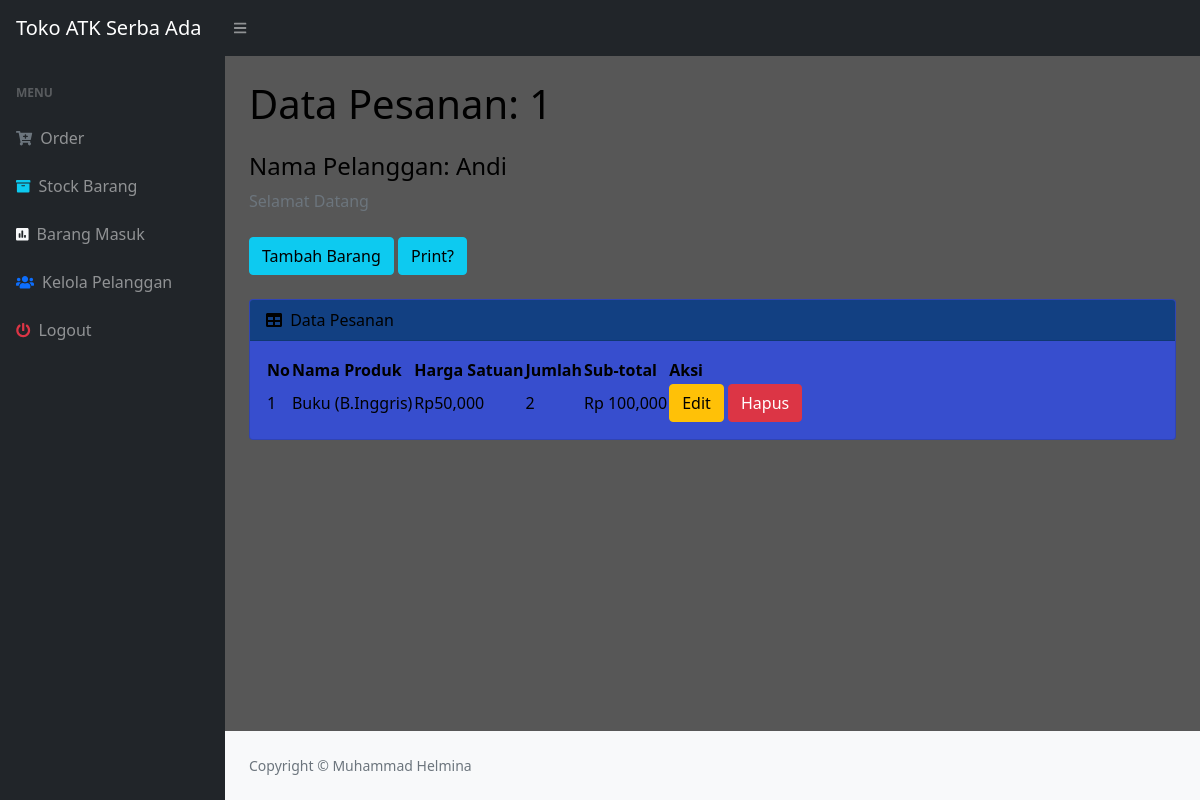
The page /view.php?idp=1 on the database its author committed.
### tables this page shows
CREATE TABLE `pesanan` (
  `idorder` int(11) NOT NULL,
  `tanggal` timestamp NOT NULL DEFAULT current_timestamp(),
  `iduser` int(11) NOT NULL,
  `idpelanggan` int(11) NOT NULL
);

CREATE TABLE `pelanggan` (
  `idpelanggan` int(11) NOT NULL,
  `namapelanggan` varchar(30) NOT NULL,
  `notelp` varchar(15) NOT NULL,
  `alamat` text NOT NULL
);

CREATE TABLE `detailpesanan` (
  `iddetailpesanan` int(11) NOT NULL,
  `idpesanan` int(11) NOT NULL,
  `idproduk` int(11) NOT NULL,
  `qty` int(11) NOT NULL
);

CREATE TABLE `produk` (
  `idproduk` int(11) NOT NULL,
  `namaproduk` varchar(30) NOT NULL,
  `deskripsi` varchar(30) NOT NULL,
  `harga` int(11) NOT NULL,
  `stock` int(11) NOT NULL
);

### view.php (the view, shortened to what this page needs)
<?php
require 'function.php';
if (isset($_GET['idp'])) {
    $idp = $_GET['idp'];
    $ambilnamapelanggan = mysqli_query($c, "select * from pesanan p, pelanggan pl where p.idpelanggan=pl.idpelanggan and p.idorder='$idp' ");
    $np = mysqli_fetch_array($ambilnamapelanggan);
    $namapel = $np['namapelanggan'];
} else {
    header('location:index.php');
}
?>
<!DOCTYPE html>
<html lang="en">
<head>
    <link href="https://cdn.jsdelivr.net/npm/simple-datatables@latest/dist/style.css" rel="stylesheet" />
    <link href="css/styles.css" rel="stylesheet" />
</head>
<body class="sb-nav-fixed">
    <nav class="sb-topnav navbar navbar-expand navbar-dark bg-dark">
        <a class="navbar-brand ps-3" href="index.php">Toko ATK Serba Ada</a>
        <button class="btn btn-link btn-sm order-1 order-lg-0 me-4 me-lg-0" id="sidebarToggle" href="#!"><i class="fas fa-bars"></i></button>
    </nav>
    <div id="layoutSidenav">
        <div id="layoutSidenav_nav">
            <nav class="sb-sidenav accordion sb-sidenav-dark" id="sidenavAccordion">
                <div class="sb-sidenav-menu">
                    <div class="nav">
                        <div class="sb-sidenav-menu-heading">Menu</div>
                        <a class="nav-link" href="index.php">
                            <div class="sb-nav-link-icon"><i class="fas fa-cart-plus text-secondary"></i></div>
                            Order
                        </a>
                        <a class="nav-link" href="stock.php">
                            <div class="sb-nav-link-icon"><i class="fa fa-archive text-info"></i></div>
                            Stock Barang
                        </a>
                        <a class="nav-link" href="masuk.php">
                            <div class="sb-nav-link-icon"><i class="fas fa-poll text-light"></i></div>
                            Barang Masuk
                        </a>
                        <a class="nav-link" href="pelanggan.php">
                            <div class="sb-nav-link-icon"><i class="fas fa-users text-primary"></i></div>
                            Kelola Pelanggan
                        </a>
                        <a class="nav-link" href="logout.php">
                            <div class="sb-nav-link-icon"><i class="fas fa-power-off text-danger"></i></div>
                            Logout
                        </a>
                    </div>
            </nav>
        </div>
        <div id="layoutSidenav_content">
            <main>
                <div class="container-fluid px-4">
                    <h1 class="mt-4">Data Pesanan: <?= $idp; ?></h1>
                    <h4 class="mt-4">Nama Pelanggan: <?= $namapel; ?></h4>
                    <ol class="breadcrumb mb-4">
                        <li class="breadcrumb-item active">Selamat Datang</li>
                    </ol>
                    <button type="button" class="btn btn-info mb-4" data-bs-toggle="modal" data-bs-target="#myModal">
                        Tambah Barang
                    </button>
                    <a href="laporan1.php?idp=<?= $idp; ?>" class="btn btn-info mb-4" target="blank">Print?</a>
                    <div class="card mb-4">
                        <div class="card-header">
                            <i class="fas fa-table me-1"></i>
                            Data Pesanan
                        </div>
                        <div class="card-body">
                            <table id="datatablesSimple">
                                <thead>
                                    <tr>
                                        <th>No</th>
                                        <th>Nama Produk</th>
                                        <th>Harga Satuan</th>
                                        <th>Jumlah</th>
                                        <th>Sub-total</th>
                                        <th>Aksi</th>
                                    </tr>
                                </thead>
                                <tbody>
                                    <?php
                                    $get = mysqli_query($c, "select * from detailpesanan p, produk pr where p.idproduk=pr.
                                    idproduk and idpesanan='$idp'");
                                    $i = 1;
                                    while ($p = mysqli_fetch_array($get)) {
                                        $idpr = $p['idproduk'];
                                        $qty = $p['qty'];
                                        $harga = $p['harga'];
                                        $namaproduk = $p['namaproduk'];
                                        $desc = $p['deskripsi'];
                                        $subtotal = $qty * $harga;
                                    ?>
                                        <tr>
                                            <td><?= $i++; ?></td>
                                            <td><?= $namaproduk; ?> (<?= $desc; ?>)</td>
                                            <td>Rp<?= number_format($harga); ?></td>
                                            <td> <?= number_format($qty); ?> </td>
                                            <td>Rp <?= number_format($subtotal); ?> </td>
                                            <td>
                                                <button type="button" class="btn btn-warning" data-bs-toggle="modal" data-bs-target="#edit<?= $idpr; ?>">
                                                    Edit
                                                </button>
                                                <button type="button" class="btn btn-danger" data-bs-toggle="modal" data-bs-target="#delete<?= $idpr; ?>">
                                                    Hapus
                                                </button>
                                            </td>
                                        </tr>
                                    <?php
                                    };
                                    ?>
                                </tbody>
                            </table>
                        </div>
                    </div>
                </div>
            </main>
            <footer class="py-4 bg-light mt-auto">
                <div class="container-fluid px-4">
                    <div class="d-flex align-items-center justify-content-between small">
                        <div class="text-muted">Copyright &copy; Muhammad Helmina</div>
                    </div>
                </div>
            </footer>
        </div>
    </div>
</body>
</html>

### rows shown on the page
pesanan: idpelanggan.namapelanggan "Andi"
detailpesanan: idproduk.namaproduk "Buku", idproduk.deskripsi "B.Inggris", idproduk.harga "50,000", qty "2", qty.harga "100,000"

### other values the page prints
$idp "1"
